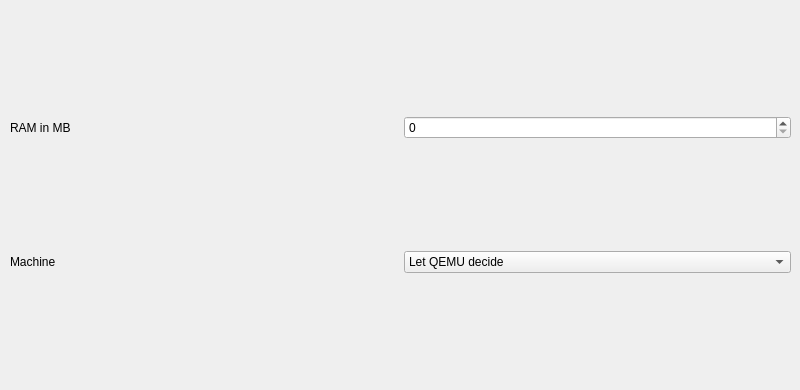
     <widget class="QWidget" name="page_6">
      <widget class="QWidget" name="gridLayoutWidget_12">
       <property name="geometry">
        <rect>
         <x>10</x>
         <y>10</y>
         <width>781</width>
         <height>371</height>
        </rect>
       </property>
       <layout class="QGridLayout" name="gridLayout_12">
        <item row="0" column="0">
         <widget class="QLabel" name="label_34">
          <property name="text">
           <string>RAM in MB</string>
          </property>
         </widget>
        </item>
        <item row="0" column="1">
         <widget class="QSpinBox" name="spinBox_8">
          <property name="maximum">
           <number>32768</number>
          </property>
         </widget>
        </item>
        <item row="1" column="0">
         <widget class="QLabel" name="label_35">
          <property name="text">
           <string>Machine</string>
          </property>
         </widget>
        </item>
        <item row="1" column="1">
         <widget class="QComboBox" name="comboBox_21">
          <item>
           <property name="text">
            <string>Let QEMU decide</string>
           </property>
          </item>
          <item>
           <property name="text">
            <string>niagara</string>
           </property>
          </item>
          <item>
           <property name="text">
            <string>sun4u</string>
           </property>
          </item>
          <item>
           <property name="text">
            <string>sun4v</string>
           </property>
          </item>
          <item>
           <property name="text">
            <string>none</string>
           </property>
          </item>
         </widget>
        </item>
       </layout>
      </widget>
     </widget>
